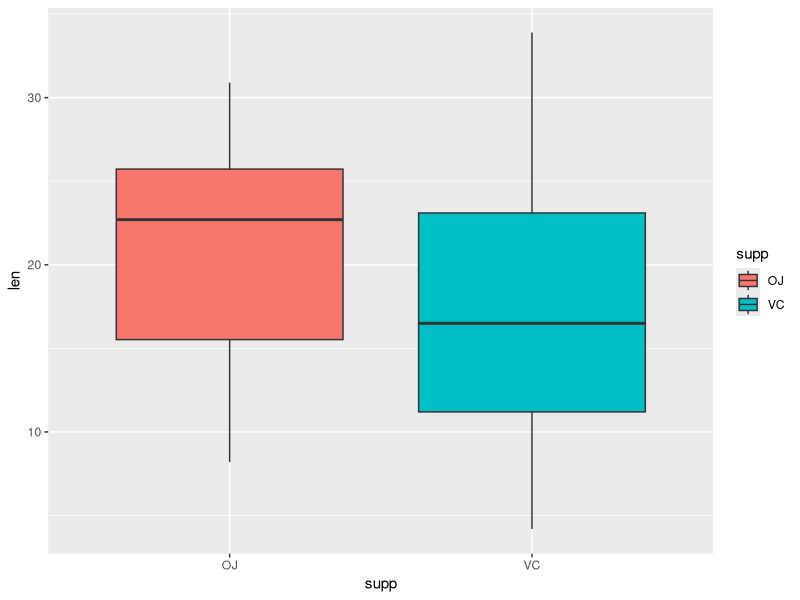
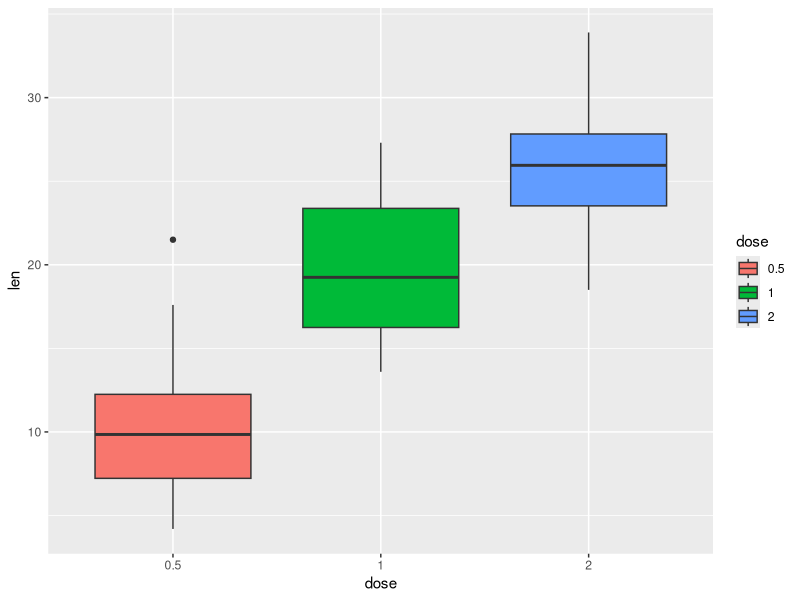
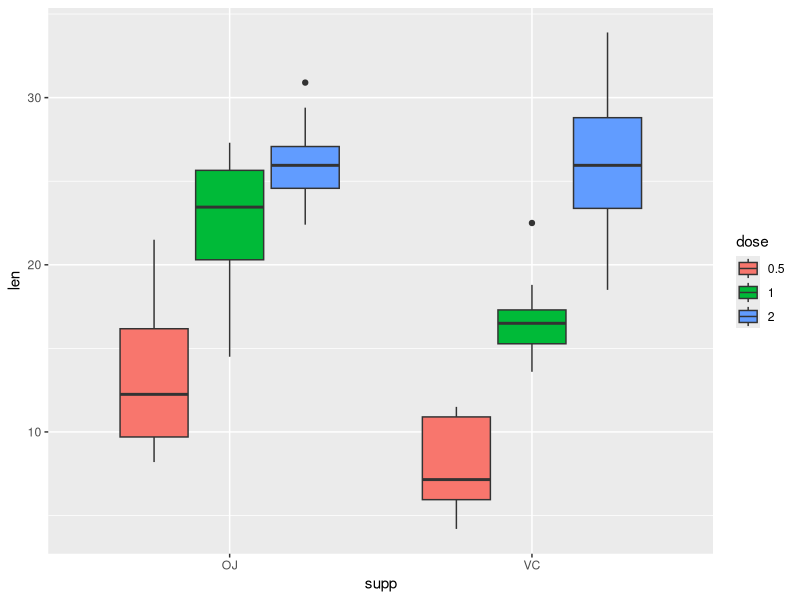
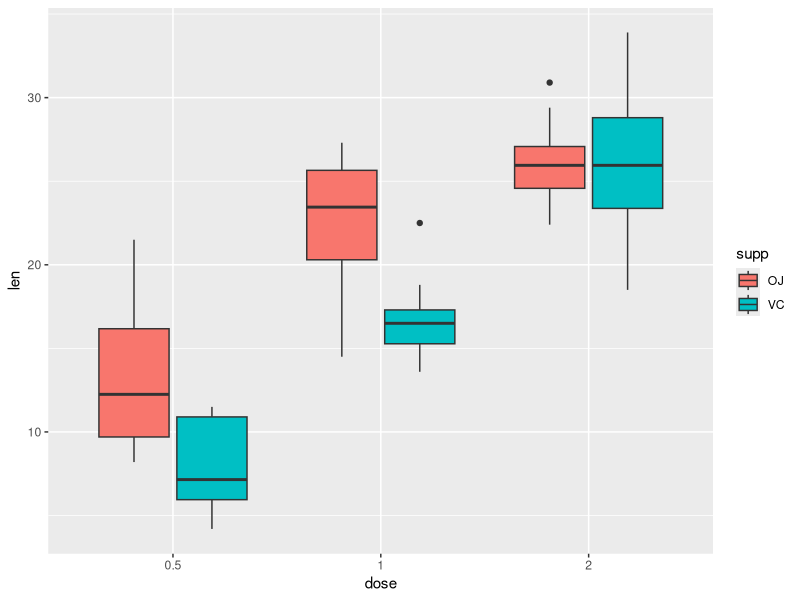

Reproduce these figures in R, in order. (Note: this script raises an error after producing the figures.)
## ---- chunk 1
library(datasets)
data(ToothGrowth)
tooth <- ToothGrowth
str(tooth) # check structure
tooth$dose <- factor(tooth$dose) # convert class of dose into factor
head(tooth) 
## ---- chunk 2
library(ggplot2)
ggplot(tooth, aes(supp, len, fill = supp)) + geom_boxplot()
ggplot(tooth, aes(dose, len, fill = dose)) + geom_boxplot()
ggplot(aes(y = len, x = supp, fill = dose), data = tooth) + geom_boxplot()
ggplot(aes(y = len, x = dose, fill = supp), data = tooth) + geom_boxplot()
## ---- chunk 3
library(psych)
describe(tooth$len)[-c(1, 6, 7)]
describe(tooth[tooth$supp == "VC", ]$len)[-c(1, 6, 7)]
describe(tooth[tooth$supp == "OJ", ]$len)[-c(1, 6, 7)]
describe(tooth[tooth$dose == "0.5", ]$len)[-c(1, 6, 7)]
describe(tooth[tooth$dose == "1", ]$len)[-c(1, 6, 7)]
describe(tooth[tooth$dose == "2", ]$len)[-c(1, 6, 7)] 
## ---- chunk 4
# len vs supp
t.test(tooth$len ~ tooth$supp, alternative = "two.sided", 
       paired = FALSE, var.equal = FALSE, conf.level = 0.95) # Don not reject null

# len vs dose
t.test(x = tooth[tooth$dose == "0.5", ]$len,
       y = tooth[tooth$dose == "1", ]$len, alternative = "less", 
       paired = FALSE, var.equal = FALSE, conf.level = 0.95) # reject null
t.test(x = tooth[tooth$dose == "0.5", ]$len,
       y = tooth[tooth$dose == "2", ]$len, alternative = "less", 
       paired = FALSE, var.equal = FALSE, conf.level = 0.95) # reject null
t.test(x = tooth[tooth$dose == "1", ]$len,
       y = tooth[tooth$dose == "2", ]$len, alternative = "less", 
       paired = FALSE, var.equal = FALSE, conf.level = 0.95) # reject null

# all 15 testings including bonferroni and FDR corrections
m <- choose(6, 2)
df <- data.frame(pvalue = 1:m, compare = 1:m, lower = 1:m, upper = 1:m)
supp_dose <- interaction(rep(c("VC", "OJ"), each = 3), rep(c("0.5", "1", "2")))
k <- 1
for (i in 1:5) {
    for (j in (i+1):6) {
        result <- t.test(x = tooth[(10*(i-1) + (1:10)), ]$len, 
                         y = tooth[(10*(j-1) + (1:10)), ]$len,
                         alternative = "two.sided",
                         paired = FALSE, var.equal = FALSE)
        df$pvalue[k] <- result$p.value
        df$lower[k] <- round(result$conf.int[1], 3)
        df$upper[k] <- round(result$conf.int[2], 3)
        df$compare[k] <- paste(supp_dose[i], "vs", supp_dose[j])
        k <- k + 1
    }
}
df$pBon <- p.adjust(df$pvalue, method = "bonferroni")
df$pBH <- p.adjust(df$pvalue, method = "BH")
df$sig <- as.numeric(df$pvalue < 0.05)
df$sigBon <- as.numeric(df$pBon < 0.05)
df$sigBH <- as.numeric(df$pBH < 0.05)
cbind(round(df[, -2], 4), df$compare)
